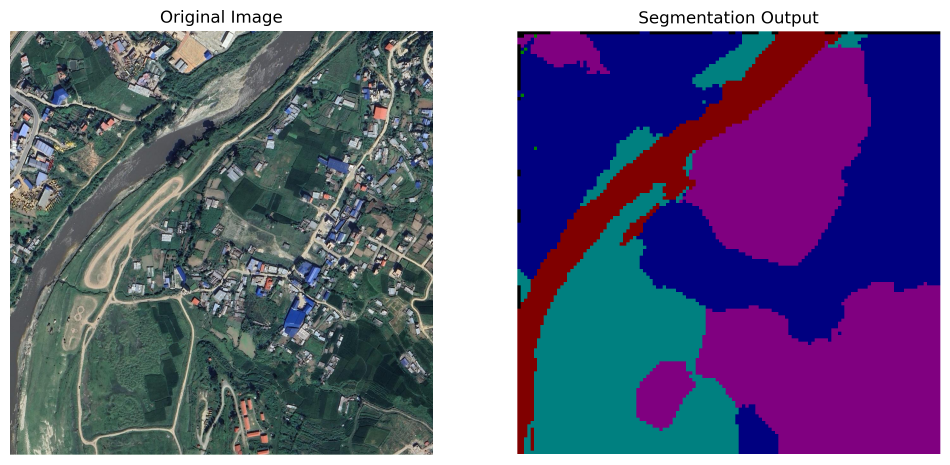
#> input picture src/trained_models/hf_segformer_prediction.png, 2849 x 1394 px, found by its file name (shown at 1/3 size)
$ python prepare_controlnet_dataset.py
#> lines starting #> are read from the running program, lines starting #| are printed output that depends on the picture; after the words box and inside, x2 and y2 are one past the last pixel; in counts of white or black regions, pixels touching at a corner belong together; pictures that were not available may be replaced by others from this repository, and a replacement may not be noted
#> in build_metadata, mask_bgr is the input picture: shape (1394, 2849, 3); mean B, G, R 132.6, 97.7, 103.7
### src/image_generation/utils.py
import os
from typing import Tuple

import numpy as np
from PIL import Image, ImageChops, ImageFilter

# Canonical mask colors are defined in BGR (OpenCV source of truth).
CLASS_COLORS_BGR = np.array([
    [0, 0, 0],
    [128, 0, 0],
    [0, 128, 0],
    [0, 0, 128],
    [0, 128, 128],
    [128, 128, 0],
    [128, 0, 128],
], dtype=np.uint8)

# RGB palette for display/control images.
CLASS_COLORS_RGB = CLASS_COLORS_BGR[:, ::-1]

COLOR_MAP = CLASS_COLORS_RGB

BGR_COLOR_TO_INDEX = {tuple(map(int, color)): idx for idx, color in enumerate(CLASS_COLORS_BGR)}


# [15 lines left out: function mask_to_color_image, not called in this run]


def ensure_dir(path: str) -> None:
    os.makedirs(path, exist_ok=True)


RGB_COLOR_TO_INDEX = {tuple(map(int, color)): idx for idx, color in enumerate(CLASS_COLORS_RGB)}


# [16 lines left out: function rgb_mask_to_index, not called in this run]


def bgr_mask_to_index(bgr_mask: np.ndarray) -> np.ndarray:
    """Convert HxWx3 BGR mask to HxW class index array."""
    if bgr_mask.ndim != 3 or bgr_mask.shape[2] != 3:
        raise ValueError("bgr_mask must be HxWx3.")

    h, w, _ = bgr_mask.shape
#> h = 1394; w = 2849
    label_mask = np.full((h, w), fill_value=255, dtype=np.uint8)
    for idx, color in enumerate(CLASS_COLORS_BGR):
        match = np.all(bgr_mask == color, axis=-1)
        label_mask[match] = idx
#> this loop made 7 passes
#> pass 1, in bgr_mask_to_index, `match = np.all(bgr_mask == color, axis=-1)`:
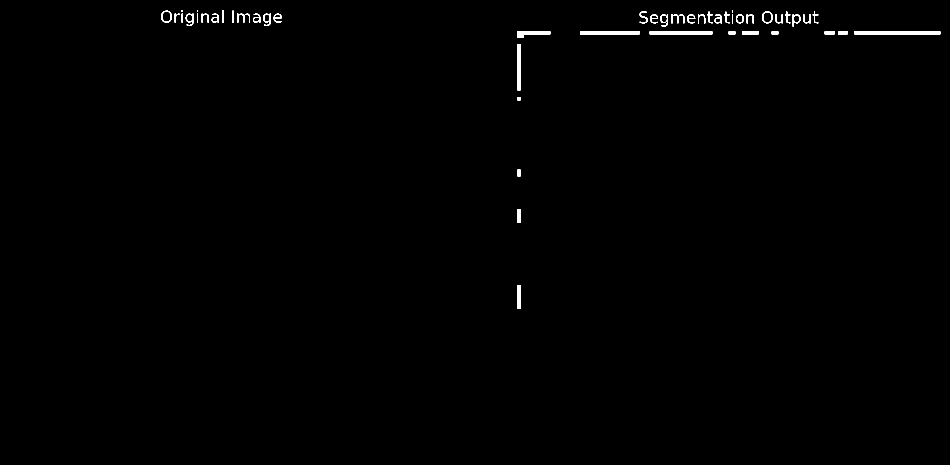
#> match: shape (1394, 2849) bool (shown at 1/3 size); 0.45% white; 48 white regions (2 under 20 px), largest, box (x1, y1, x2, y2) and area: (2563, 94, 2821, 103) 2322, (1949, 94, 2137, 103) 1692, (1740, 94, 1919, 103) 1611
#> pass 2, in bgr_mask_to_index, `match = np.all(bgr_mask == color, axis=-1)`:
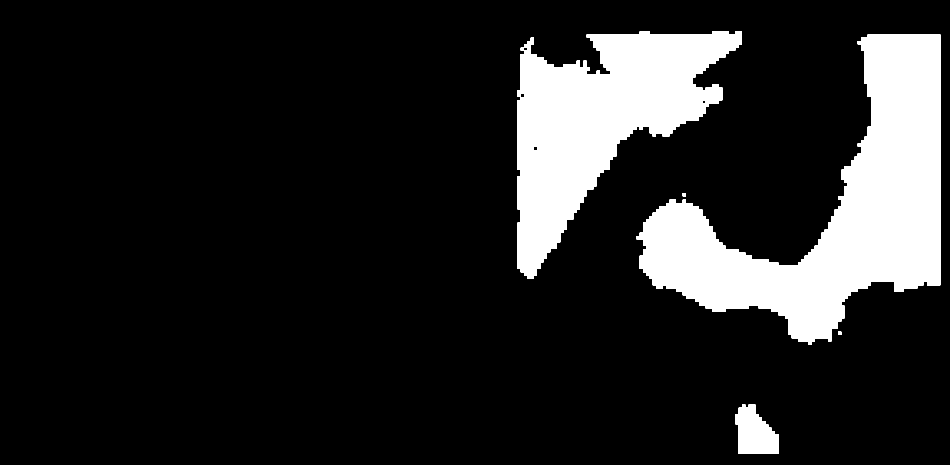
#> match: shape (1394, 2849) bool (shown at 1/3 size); 14.6% white; 5 white regions, box (x1, y1, x2, y2) and area: (1909, 103, 2821, 1035) 334215, (1552, 94, 2226, 837) 233169, (2206, 1213, 2335, 1362) 13701, (2048, 579, 2058, 589) 100, (2514, 995, 2524, 1005) 100
#> pass 3, in bgr_mask_to_index, `match = np.all(bgr_mask == color, axis=-1)`:
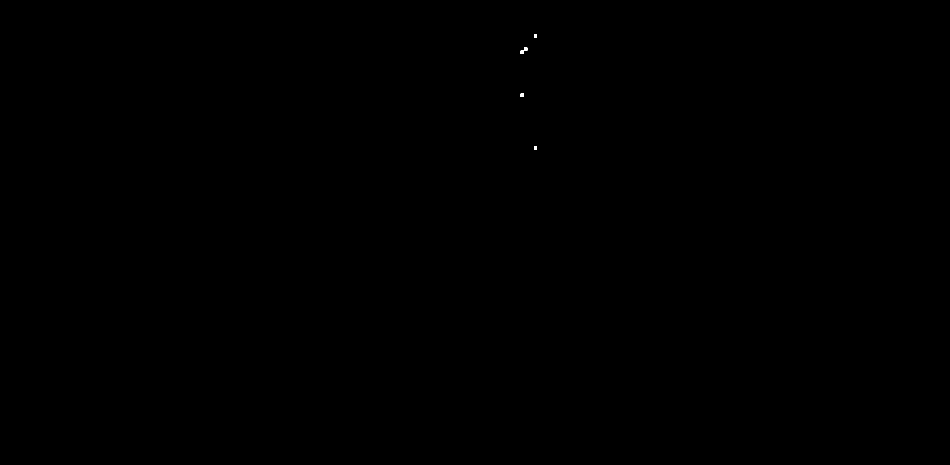
#> match: shape (1394, 2849) bool (shown at 1/3 size); 0.01% white; 4 white regions, box (x1, y1, x2, y2) and area: (1562, 143, 1582, 162) 190, (1562, 281, 1572, 291) 100, (1602, 103, 1611, 113) 90, (1602, 440, 1611, 450) 90
#> after the loop:
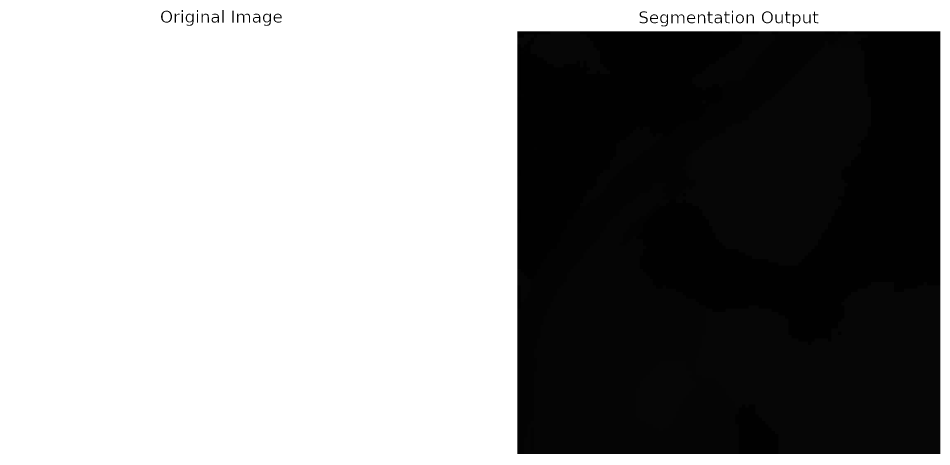
#> label_mask: shape (1394, 2849) (shown at 1/3 size); min 0, max 255, mean 152.7

    if (label_mask == 255).any():
        unknown = bgr_mask[label_mask == 255]
        unique_unknown = np.unique(unknown.reshape(-1, 3), axis=0)
#> (the run stopped early here; a loop or call above may not have finished)
